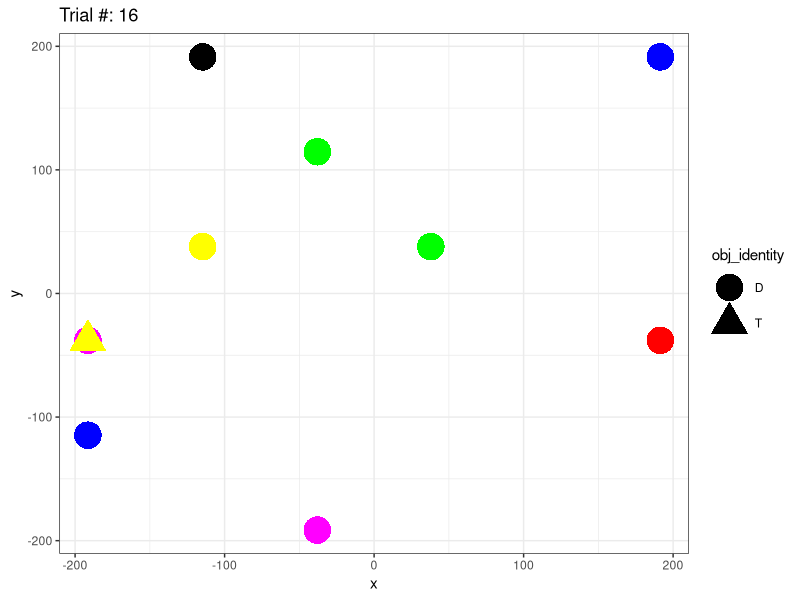

The R script that drew this image:
library(tidyverse)
library(readr)

# sample experience recreation dataset
df <- read_delim("objdata_6.txt", 
                        "\t", escape_double = FALSE, trim_ws = TRUE)

# get random trial
single.trial <- df %>% filter(trial == sample(0:max(df$trial),size=1))

# plot trial data
ggplot(single.trial, aes(x,y,color=obj.color,shape=obj_identity)) + 
  geom_point(size=9) +
  scale_colour_identity()+
  theme_bw() + 
  ggtitle(paste0("Trial #: ", single.trial$trial))
